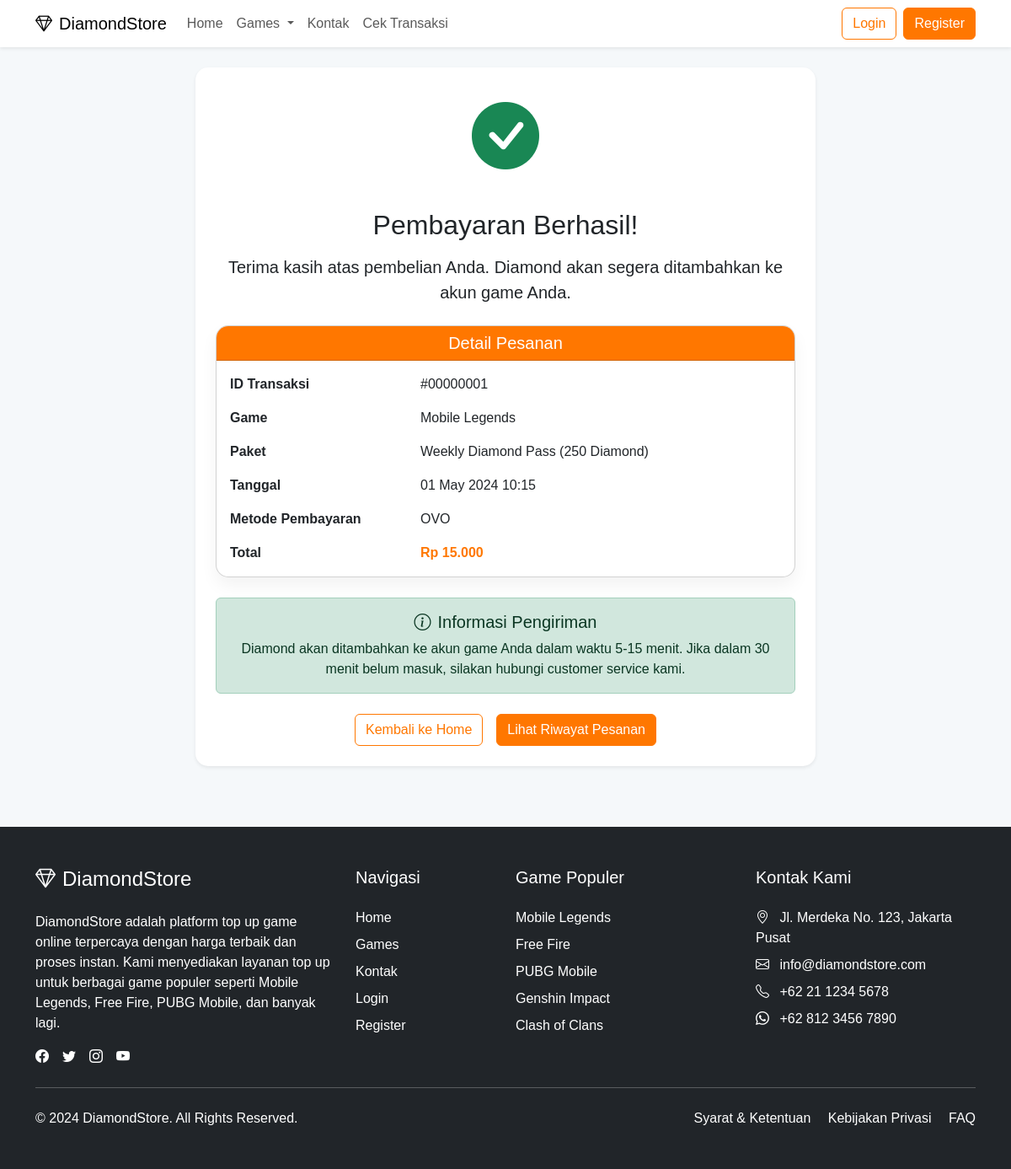
/game-topup/payment_success.php?id=1, run on the app's committed database.
### tables this page shows
CREATE TABLE `detailtransaksi` (
  `id_detail` int(11) NOT NULL,
  `id_transaksi` int(11) DEFAULT NULL,
  `id_paket` int(11) DEFAULT NULL,
  `jumlah` int(11) DEFAULT NULL,
  `subtotal` decimal(10,2) DEFAULT NULL
);

CREATE TABLE `game` (
  `id_game` int(11) NOT NULL,
  `nama_game` varchar(100) DEFAULT NULL,
  `developer` varchar(100) DEFAULT NULL
);

CREATE TABLE `paketdiamond` (
  `id_paket` int(11) NOT NULL,
  `id_game` int(11) DEFAULT NULL,
  `nama_paket` varchar(100) DEFAULT NULL,
  `jumlah_diamond` int(11) DEFAULT NULL,
  `harga` decimal(10,2) DEFAULT NULL
);

CREATE TABLE `transaksi` (
  `id_transaksi` int(11) NOT NULL,
  `id_pelanggan` int(11) DEFAULT NULL,
  `tanggal_transaksi` date DEFAULT NULL,
  `waktu_transaksi` datetime DEFAULT current_timestamp(),
  `total_harga` decimal(10,2) DEFAULT NULL,
  `metode_pembayaran` varchar(50) DEFAULT NULL,
  `status` enum('pending','berhasil','gagal') DEFAULT 'pending'
);

### game-topup/includes/functions.php (called while the page is built, shortened)
<?php
function formatCurrency($amount) {
    return 'Rp ' . number_format($amount, 0, ',', '.');
}

### game-topup/payment_success.php (the view, shortened to what this page needs)
<?php
include 'config/database.php';
include 'includes/functions.php';
$transaction_id = (int)$_GET['id'];
$query = "SELECT t.*, p.nama, p.email, p.no_hp
          FROM Transaksi t
          JOIN Pelanggan p ON t.id_pelanggan = p.id_pelanggan
          WHERE t.id_transaksi = $transaction_id";
$result = mysqli_query($conn, $query);
$transaction = mysqli_fetch_assoc($result);
$detail_query = "SELECT dt.*, pd.nama_paket, pd.jumlah_diamond, g.nama_game
                FROM DetailTransaksi dt
                JOIN PaketDiamond pd ON dt.id_paket = pd.id_paket
                JOIN Game g ON pd.id_game = g.id_game
                WHERE dt.id_transaksi = $transaction_id";
$detail_result = mysqli_query($conn, $detail_query);
$detail = mysqli_fetch_assoc($detail_result);
?>
<!DOCTYPE html>
<html lang="en">
<head>
    <link href="https://cdn.jsdelivr.net/npm/bootstrap@5.3.0/dist/css/bootstrap.min.css" rel="stylesheet">
    <link rel="stylesheet" href="https://cdn.jsdelivr.net/npm/bootstrap-icons@1.11.0/font/bootstrap-icons.css">
    <link rel="stylesheet" href="assets/css/style.css">
</head>
<body>
    <?php include 'includes/navbar.php'; ?>
    <div class="container mt-4">
        <div class="row justify-content-center">
            <div class="col-md-8">
                <div class="card shadow-sm border-0 mb-4">
                    <div class="card-body p-4 text-center">
                        <div class="mb-4 success-animation">
                            <i class="bi bi-check-circle-fill text-success" style="font-size: 5rem;"></i>
                        </div>
                        <h2 class="mb-3">Pembayaran Berhasil!</h2>
                        <p class="lead mb-4">Terima kasih atas pembelian Anda. Diamond akan segera ditambahkan ke akun game Anda.</p>
                        <div class="card mb-4">
                            <div class="card-header bg-primary text-white">
                                <h5 class="mb-0">Detail Pesanan</h5>
                            </div>
                            <div class="card-body text-start">
                                <div class="row mb-3">
                                    <div class="col-md-4 fw-bold">ID Transaksi</div>
                                    <div class="col-md-8">#<?php echo str_pad($transaction_id, 8, '0', STR_PAD_LEFT); ?></div>
                                </div>
                                <div class="row mb-3">
                                    <div class="col-md-4 fw-bold">Game</div>
                                    <div class="col-md-8"><?php echo $detail['nama_game']; ?></div>
                                </div>
                                <div class="row mb-3">
                                    <div class="col-md-4 fw-bold">Paket</div>
                                    <div class="col-md-8"><?php echo $detail['nama_paket']; ?> (<?php echo number_format($detail['jumlah_diamond']); ?> Diamond)</div>
                                </div>
                                <div class="row mb-3">
                                    <div class="col-md-4 fw-bold">Tanggal</div>
                                    <div class="col-md-8"><?php echo date('d F Y H:i', strtotime($transaction['waktu_transaksi'])); ?></div>
                                </div>
                                <div class="row mb-3">
                                    <div class="col-md-4 fw-bold">Metode Pembayaran</div>
                                    <div class="col-md-8"><?php echo $transaction['metode_pembayaran']; ?></div>
                                </div>
                                <div class="row">
                                    <div class="col-md-4 fw-bold">Total</div>
                                    <div class="col-md-8 fw-bold text-primary"><?php echo formatCurrency($transaction['total_harga']); ?></div>
                                </div>
                            </div>
                        </div>
                        <div class="alert alert-success">
                            <h5 class="alert-heading"><i class="bi bi-info-circle me-2"></i>Informasi Pengiriman</h5>
                            <p class="mb-0">Diamond akan ditambahkan ke akun game Anda dalam waktu 5-15 menit. Jika dalam 30 menit belum masuk, silakan hubungi customer service kami.</p>
                        </div>
                        <div class="d-flex gap-3 justify-content-center mt-4">
                            <a href="index.php" class="btn btn-outline-primary">Kembali ke Home</a>
                            <a href="history.php" class="btn btn-primary">Lihat Riwayat Pesanan</a>
                        </div>
                    </div>
                </div>
            </div>
        </div>
    </div>
    <?php include 'includes/footer.php'; ?>
</body>
</html>

### game-topup/assets/css/style.css (style rules this page uses)
:root { --primary-color: #ff5722; --secondary-color: #e64a19; --accent-color: #ff9800; --success-color: #4caf50; --warning-color: #ffc107; --danger-color: #f44336; --light-color: #f8f9fa; --dark-color: #212529; --gray-dark: #343a40; --gray: #6c757d; }
body { font-family: "Poppins", sans-serif; background-color: #f5f8fa; }
.btn-primary { background-color: var(--primary-color); border-color: var(--primary-color); }
.btn-outline-primary { color: var(--primary-color); border-color: var(--primary-color); }

### game-topup/payment_success.php (style rules this page uses)
.success-animation { animation: bounce 1s ease-in-out; }
.btn-primary { background-color: #ff7700; border-color: #ff7700; }
.btn-outline-primary { color: #ff7700; border-color: #ff7700; }
.text-primary { color: #ff7700 !important; }
.bg-primary { background-color: #ff7700 !important; }
.card { border-radius: 15px; overflow: hidden; box-shadow: 0 10px 20px rgba(0,0,0,0.05); transition: all 0.3s ease; }

### data on the page
detailtransaksi: game.nama_game "Mobile Legends", id_paket.nama_paket "Weekly Diamond Pass", id_paket.jumlah_diamond "250"
transaksi: waktu_transaksi "01 May 2024 10:15", metode_pembayaran "OVO", total_harga "Rp 15.000"

### other printed values
str_pad($transaction_id, 8, '0', STR_PAD_LEFT) "00000001"
